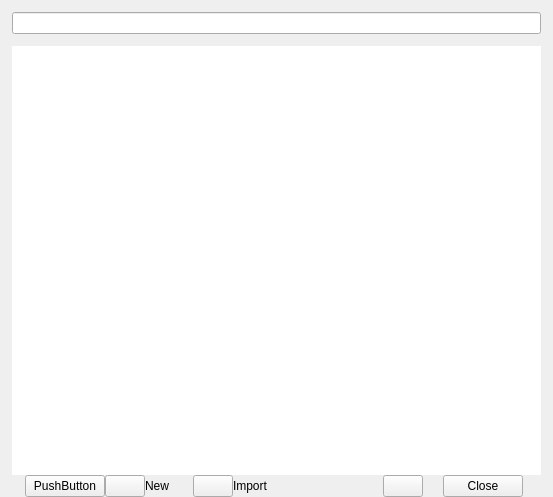
<?xml version="1.0" encoding="UTF-8"?>
<ui version="4.0">
 <class>PLSSceneCollectionView</class>
 <widget class="QWidget" name="PLSSceneCollectionView">
  <property name="geometry">
   <rect>
    <x>0</x>
    <y>0</y>
    <width>553</width>
    <height>497</height>
   </rect>
  </property>
  <property name="windowTitle">
   <string>Form</string>
  </property>
  <layout class="QVBoxLayout" name="verticalLayout">
   <property name="spacing">
    <number>0</number>
   </property>
   <property name="leftMargin">
    <number>0</number>
   </property>
   <property name="topMargin">
    <number>0</number>
   </property>
   <property name="rightMargin">
    <number>0</number>
   </property>
   <property name="bottomMargin">
    <number>0</number>
   </property>
   <item>
    <layout class="QHBoxLayout" name="horizontalLayout">
     <property name="spacing">
      <number>0</number>
     </property>
     <property name="leftMargin">
      <number>12</number>
     </property>
     <property name="topMargin">
      <number>12</number>
     </property>
     <property name="rightMargin">
      <number>12</number>
     </property>
     <property name="bottomMargin">
      <number>12</number>
     </property>
     <item>
      <widget class="PLSSearchLineEdit" name="searchLineEdit">
       <property name="focusPolicy">
        <enum>Qt::ClickFocus</enum>
       </property>
      </widget>
     </item>
    </layout>
   </item>
   <item>
    <widget class="QStackedWidget" name="stackedWidget">
     <property name="currentIndex">
      <number>2</number>
     </property>
     <widget class="QWidget" name="itemPage">
      <layout class="QHBoxLayout" name="horizontalLayout_3">
       <property name="spacing">
        <number>0</number>
       </property>
       <property name="leftMargin">
        <number>12</number>
       </property>
       <property name="topMargin">
        <number>0</number>
       </property>
       <property name="rightMargin">
        <number>12</number>
       </property>
       <property name="bottomMargin">
        <number>0</number>
       </property>
       <item>
        <widget class="PLSSceneCollectionListView" name="listView">
         <property name="frameShape">
          <enum>QFrame::NoFrame</enum>
         </property>
         <property name="verticalScrollMode">
          <enum>QAbstractItemView::ScrollPerPixel</enum>
         </property>
        </widget>
       </item>
      </layout>
     </widget>
     <widget class="QWidget" name="noDataPage">
      <layout class="QVBoxLayout" name="verticalLayout_3">
       <property name="spacing">
        <number>20</number>
       </property>
       <item>
        <spacer name="verticalSpacer">
         <property name="orientation">
          <enum>Qt::Vertical</enum>
         </property>
         <property name="sizeHint" stdset="0">
          <size>
           <width>20</width>
           <height>154</height>
          </size>
         </property>
        </spacer>
       </item>
       <item>
        <layout class="QHBoxLayout" name="horizontalLayout_2">
         <item>
          <spacer name="horizontalSpacer_5">
           <property name="orientation">
            <enum>Qt::Horizontal</enum>
           </property>
           <property name="sizeHint" stdset="0">
            <size>
             <width>40</width>
             <height>20</height>
            </size>
           </property>
          </spacer>
         </item>
         <item>
          <widget class="QLabel" name="noDataIcon">
           <property name="text">
            <string/>
           </property>
           <property name="alignment">
            <set>Qt::AlignCenter</set>
           </property>
          </widget>
         </item>
         <item>
          <spacer name="horizontalSpacer_6">
           <property name="orientation">
            <enum>Qt::Horizontal</enum>
           </property>
           <property name="sizeHint" stdset="0">
            <size>
             <width>40</width>
             <height>20</height>
            </size>
           </property>
          </spacer>
         </item>
        </layout>
       </item>
       <item>
        <widget class="QLabel" name="noDataLabel">
         <property name="text">
          <string>Scene.Collection.View.No.Data</string>
         </property>
         <property name="alignment">
          <set>Qt::AlignCenter</set>
         </property>
        </widget>
       </item>
       <item>
        <spacer name="verticalSpacer_2">
         <property name="orientation">
          <enum>Qt::Vertical</enum>
         </property>
         <property name="sizeHint" stdset="0">
          <size>
           <width>20</width>
           <height>154</height>
          </size>
         </property>
        </spacer>
       </item>
      </layout>
     </widget>
     <widget class="QWidget" name="searchPage">
      <layout class="QHBoxLayout" name="horizontalLayout_4">
       <property name="spacing">
        <number>0</number>
       </property>
       <property name="leftMargin">
        <number>12</number>
       </property>
       <property name="topMargin">
        <number>0</number>
       </property>
       <property name="rightMargin">
        <number>12</number>
       </property>
       <property name="bottomMargin">
        <number>0</number>
       </property>
       <item>
        <widget class="PLSSceneCollectionListView" name="searchListView">
         <property name="frameShape">
          <enum>QFrame::NoFrame</enum>
         </property>
         <property name="verticalScrollMode">
          <enum>QAbstractItemView::ScrollPerPixel</enum>
         </property>
        </widget>
       </item>
      </layout>
     </widget>
    </widget>
   </item>
   <item>
    <widget class="QFrame" name="buttonFrame">
     <property name="frameShape">
      <enum>QFrame::NoFrame</enum>
     </property>
     <property name="frameShadow">
      <enum>QFrame::Raised</enum>
     </property>
     <layout class="QHBoxLayout" name="horizontalLayout_6">
      <property name="spacing">
       <number>0</number>
      </property>
      <property name="leftMargin">
       <number>25</number>
      </property>
      <property name="topMargin">
       <number>0</number>
      </property>
      <property name="rightMargin">
       <number>30</number>
      </property>
      <property name="bottomMargin">
       <number>0</number>
      </property>
      <item>
       <widget class="QPushButton" name="pushButton">
        <property name="text">
         <string>PushButton</string>
        </property>
       </widget>
      </item>
      <item>
       <widget class="QPushButton" name="newBtn">
        <property name="text">
         <string/>
        </property>
       </widget>
      </item>
      <item>
       <spacer name="horizontalSpacer_3">
        <property name="orientation">
         <enum>Qt::Horizontal</enum>
        </property>
        <property name="sizeType">
         <enum>QSizePolicy::Fixed</enum>
        </property>
        <property name="sizeHint" stdset="0">
         <size>
          <width>0</width>
          <height>20</height>
         </size>
        </property>
       </spacer>
      </item>
      <item>
       <widget class="QLabel" name="newLabel">
        <property name="text">
         <string>New</string>
        </property>
       </widget>
      </item>
      <item>
       <spacer name="horizontalSpacer">
        <property name="orientation">
         <enum>Qt::Horizontal</enum>
        </property>
        <property name="sizeType">
         <enum>QSizePolicy::Fixed</enum>
        </property>
        <property name="sizeHint" stdset="0">
         <size>
          <width>24</width>
          <height>20</height>
         </size>
        </property>
       </spacer>
      </item>
      <item>
       <widget class="QPushButton" name="importBtn">
        <property name="text">
         <string/>
        </property>
       </widget>
      </item>
      <item>
       <spacer name="horizontalSpacer_4">
        <property name="orientation">
         <enum>Qt::Horizontal</enum>
        </property>
        <property name="sizeType">
         <enum>QSizePolicy::Fixed</enum>
        </property>
        <property name="sizeHint" stdset="0">
         <size>
          <width>0</width>
          <height>20</height>
         </size>
        </property>
       </spacer>
      </item>
      <item>
       <widget class="QLabel" name="importLabel">
        <property name="text">
         <string>Import</string>
        </property>
       </widget>
      </item>
      <item>
       <spacer name="horizontalSpacer_2">
        <property name="orientation">
         <enum>Qt::Horizontal</enum>
        </property>
        <property name="sizeHint" stdset="0">
         <size>
          <width>0</width>
          <height>20</height>
         </size>
        </property>
       </spacer>
      </item>
      <item>
       <widget class="QPushButton" name="macHelpBtn">
        <property name="text">
         <string/>
        </property>
       </widget>
      </item>
      <item>
       <spacer name="horizontalSpacer_7">
        <property name="orientation">
         <enum>Qt::Horizontal</enum>
        </property>
        <property name="sizeType">
         <enum>QSizePolicy::Fixed</enum>
        </property>
        <property name="sizeHint" stdset="0">
         <size>
          <width>20</width>
          <height>20</height>
         </size>
        </property>
       </spacer>
      </item>
      <item>
       <widget class="QPushButton" name="closeBtn">
        <property name="text">
         <string>Close</string>
        </property>
       </widget>
      </item>
     </layout>
    </widget>
   </item>
  </layout>
 </widget>
 <customwidgets>
  <customwidget>
   <class>PLSSceneCollectionListView</class>
   <extends>QListView</extends>
   <header location="global">PLSSceneCollectionView.h</header>
  </customwidget>
  <customwidget>
   <class>PLSSearchLineEdit</class>
   <extends>QLineEdit</extends>
   <header location="global">PLSSearchLineEdit.h</header>
  </customwidget>
 </customwidgets>
 <resources/>
 <connections/>
</ui>
